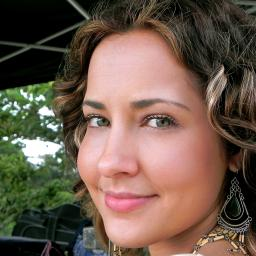
#> input picture my_thesis/forensics/dl_technique/CAM/faceswap_2d/0_real/00003.jpg, 256 x 256 px; its folder holds only this picture in this run
$ jupyter execute --allow-errors FaceForensic.ipynb
#> lines starting #> are read from the running program, lines starting #| are printed output that depends on the picture
#> `img = cv2.imread(filename,0)`:
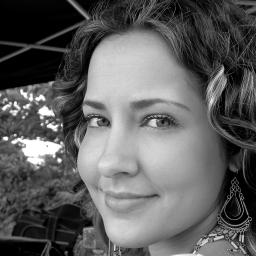
#> img: shape (256, 256); min 0, max 255, mean 94.9
#> `img = img[h:-h,w:-w]`:
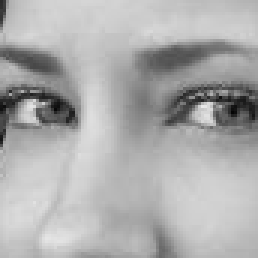
#> img: shape (86, 86) (shown 3 times larger); min 5, max 231, mean 173
#> `magnitude_spectrum = 20*np.log(np.abs(fshift))`:
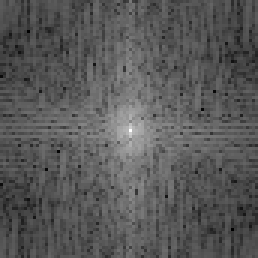
#> magnitude_spectrum: shape (86, 86) float64 (shown 3 times larger); min 42.17, max 281.2, mean 125.4; drawn with min black and max white
## FaceForensics++

In this notebook we show the results for FaceForensics++. You can create from scratch the features or use the pre-computed ones.

### 1. Create feature

If you want to create the features, first of all download the "prepro_deepFake" folder from [link](https://bit.ly/2wkPZYv). Be sure to save the folder together with this notebook.

Otherwise, just jump to section 2.

[cell 1]
import cv2
import numpy as np
import os
import radialProfile
import glob
from matplotlib import pyplot as plt
import pickle
from scipy.interpolate import griddata

data= {}
epsilon = 1e-8
N = 300
y = []
error = []

[cell 2]
number_iter = 5000

psd1D_total = np.zeros([number_iter, N])
label_total = np.zeros([number_iter])
psd1D_org_mean = np.zeros(N)
psd1D_org_std = np.zeros(N)


cont = 0

#real data
# rootdir = '/hdd/tam/df_in_the_wild/image/train_sub/0_real'
rootdir = '/hdd/tam/kaggle/image/train/0_real'

#> (the rest of this cell did not finish here and is left out)

### 2. Loading Features

Now, we load the features. Either the pre-computed ones or the features that you have created.

[cell 3]
import numpy as np
import matplotlib.pyplot as plt
import pickle

# load feature file
#> (the rest of this cell did not finish here and is left out)

#> (a cell that did not finish here is left out)

We look at the label distribution, to be sure that we have a balanced dataset.

[cell 5]
plt.plot(y)
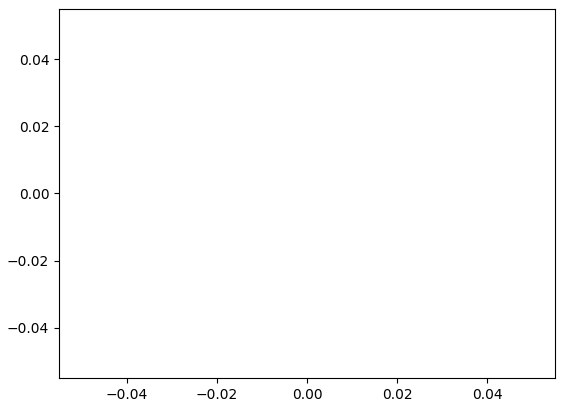
#> figure drawn by matplotlib, 1 panel

$ run again, on my_thesis/forensics/dl_technique/CAM/faceswap_2d/0_real/00013.jpg
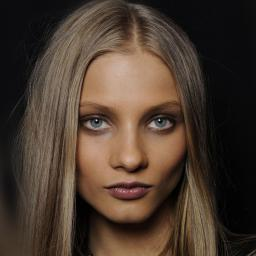
#> input picture my_thesis/forensics/dl_technique/CAM/faceswap_2d/0_real/00013.jpg, 256 x 256 px
#> `img = img[h:-h,w:-w]`:
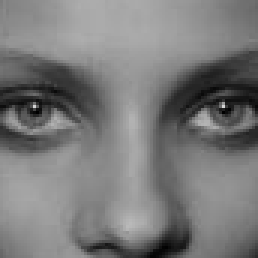
#> img: shape (86, 86) (shown 3 times larger); min 0, max 211, mean 121.7
#> `magnitude_spectrum = 20*np.log(np.abs(fshift))`:
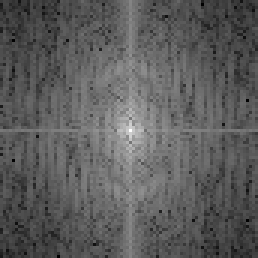
#> magnitude_spectrum: shape (86, 86) float64 (shown 3 times larger); min 24.87, max 274.2, mean 115.5; drawn with min black and max white

$ run again, on my_thesis/forensics/dl_technique/CAM/faceswap_2d/0_real/00015.jpg
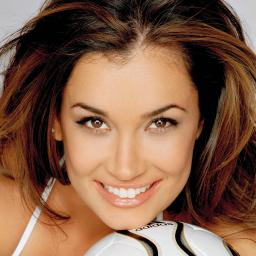
#> input picture my_thesis/forensics/dl_technique/CAM/faceswap_2d/0_real/00015.jpg, 256 x 256 px
#> `img = img[h:-h,w:-w]`:
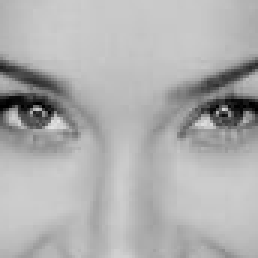
#> img: shape (86, 86) (shown 3 times larger); min 0, max 225, mean 175.3
#> `magnitude_spectrum = 20*np.log(np.abs(fshift))`:
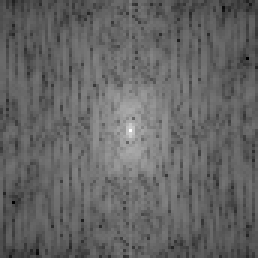
#> magnitude_spectrum: shape (86, 86) float64 (shown 3 times larger); min 17.46, max 281.5, mean 122.4; drawn with min black and max white

$ run again, on my_thesis/forensics/dl_technique/CAM/faceswap_2d/0_real/00028.jpg
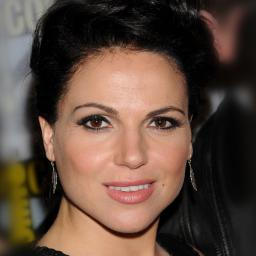
#> input picture my_thesis/forensics/dl_technique/CAM/faceswap_2d/0_real/00028.jpg, 256 x 256 px
#> `img = img[h:-h,w:-w]`:
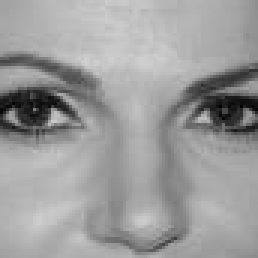
#> img: shape (86, 86) (shown 3 times larger); min 0, max 210, mean 156.4
#> `magnitude_spectrum = 20*np.log(np.abs(fshift))`:
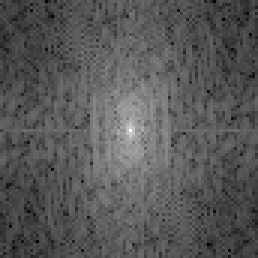
#> magnitude_spectrum: shape (86, 86) float64 (shown 3 times larger); min 37.02, max 279.2, mean 120.4; drawn with min black and max white
